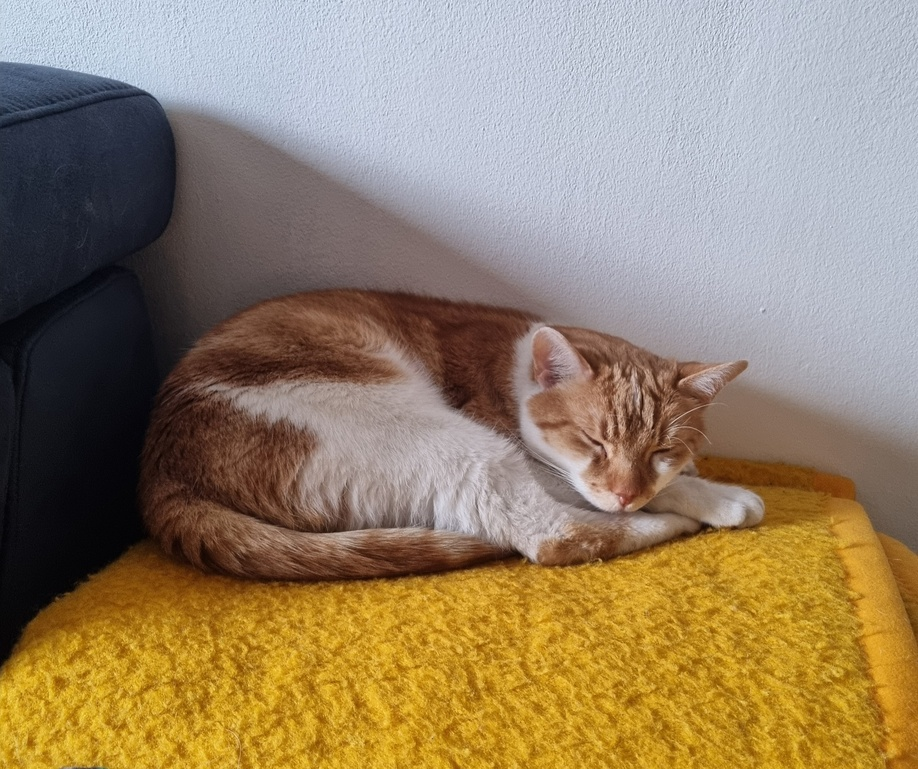
#> input picture backend/Python/gadse.jpg, 918 x 769 px, shrunk from 3024 x 2534 before the run
$ python PaintByNumbers.py
#> lines starting #> are read from the running program, lines starting #| are printed output that depends on the picture; after the words box and inside, x2 and y2 are one past the last pixel; in counts of white or black regions, pixels touching at a corner belong together
import os
import sys
import cv2
import numpy as np
from dataclasses import dataclass
from typing import List, Tuple, Dict
from sklearn.cluster import MiniBatchKMeans


# ---------------------------------------------------------------------------
# Public preprocessing
# ---------------------------------------------------------------------------

def denoisePicture(image: np.ndarray) -> np.ndarray:
    """
    Denoises and smooths an image as a preprocessing step for paint-by-numbers
    generation.  Uses fastNlMeansDenoisingColored to remove colour noise, then
    a bilateral filter to smooth texture while preserving hard edges.

    Args:
        image: BGR image as a NumPy array (as returned by cv2.imread).

    Returns:
        Denoised BGR image as a NumPy array.
    """
    denoised = cv2.fastNlMeansDenoisingColored(
        image, None,
        h=10, hColor=10,
        templateWindowSize=7,
        searchWindowSize=21,
    )
    return cv2.bilateralFilter(denoised, d=9, sigmaColor=75, sigmaSpace=75)


# [16 lines left out: function reducePictureColour, not called in this run]


# ---------------------------------------------------------------------------
# Segmentation result container
# ---------------------------------------------------------------------------

@dataclass
class SegmentationResult:
    """
    Output of pictureSegmentation, carrying everything downstream steps need.

    Attributes:
        segmented_image: BGR image with each pixel filled with its palette colour.
        label_map:       H×W int32 array; each pixel holds its colour index (0-based).
        palette:         List of (B, G, R) uint8 tuples, one per colour index.
        label_locs:      List of {'color_idx', 'x', 'y'} dicts — where to place
                         each region's number.  Regions of the same colour share a
                         colour index; each connected region gets its own entry.
        n_colors:        Number of distinct palette colours used.
    """
    segmented_image: np.ndarray
    label_map:       np.ndarray
    palette:         List[tuple]
    label_locs:      List[Dict]
    n_colors:        int


# ---------------------------------------------------------------------------
# Private helpers  (direct translations of PBNify's processImage.js)
# ---------------------------------------------------------------------------

def _quantize(image: np.ndarray, n_colors: int) -> Tuple[np.ndarray, List[tuple]]:
    """
    K-Means colour quantization.

    Returns:
        label_map: H×W int32 array of colour indices.
        palette:   List of (B, G, R) tuples, one per cluster centroid.
    """
    rgb    = cv2.cvtColor(image, cv2.COLOR_BGR2RGB)
    pixels = rgb.reshape(-1, 3).astype(np.float32)

    kmeans = MiniBatchKMeans(n_clusters=n_colors, random_state=42, n_init=3)
    labels = kmeans.fit_predict(pixels)

    label_map    = labels.reshape(image.shape[:2]).astype(np.int32)
    palette_rgb  = kmeans.cluster_centers_.astype(np.uint8)
    # Store palette in BGR to match OpenCV convention
    palette = [tuple(int(c) for c in row[::-1]) for row in palette_rgb]
    return label_map, palette


def _boost_palette_saturation(palette: List[tuple], factor: float = 1.4) -> List[tuple]:
    """
    Boosts the saturation of every palette colour in HSV space.

    K-Means cluster centres are averages and tend to be duller than the vivid
    spots a human would hand-pick (as PBNify does).  A modest saturation
    multiplier restores the visual contrast of the original.

    Args:
        palette: List of (B, G, R) uint8 tuples.
        factor:  Saturation multiplier (1.0 = no change, 1.4 = 40% boost).

    Returns:
        New palette with boosted saturation, same structure as input.
    """
    result = []
    for bgr in palette:
        arr = np.array([[list(bgr)]], dtype=np.uint8)
        hsv = cv2.cvtColor(arr, cv2.COLOR_BGR2HSV).astype(np.float32)
        hsv[0, 0, 1] = min(255.0, hsv[0, 0, 1] * factor)
        boosted = cv2.cvtColor(hsv.astype(np.uint8), cv2.COLOR_HSV2BGR)
        result.append(tuple(int(c) for c in boosted[0, 0]))
    return result


def _smooth_label_map(label_map: np.ndarray, n_colors: int, radius: int) -> np.ndarray:
    """
    Mode filter: replaces each pixel's colour index with the most common index
    in a (2*radius+1) × (2*radius+1) neighbourhood.

    Equivalent to PBNify's smooth() / getVicinVal() with range=radius.
    Uses per-colour box filters for efficiency instead of per-pixel histograms.
    """
    size   = 2 * radius + 1
    h, w   = label_map.shape
    counts = np.zeros((n_colors, h, w), dtype=np.float32)

    for c in range(n_colors):
        binary    = (label_map == c).astype(np.float32)
        counts[c] = cv2.boxFilter(binary, -1, (size, size), normalize=False)

    return np.argmax(counts, axis=0).astype(np.int32)


def _remove_small_regions(
    label_map: np.ndarray, n_colors: int, min_size: int
) -> np.ndarray:
    """
    Finds connected regions of the same colour via flood-fill and merges any
    region with fewer than min_size pixels into the colour of the pixel
    directly above its topmost pixel (or below, if the region touches the top
    edge).

    Equivalent to PBNify's removeRegion() called inside getLabelLocs().
    Repeats up to 5 passes so that cascading merges are resolved.
    """
    label_map = label_map.copy()
    h         = label_map.shape[0]

    for _ in range(5):
        changed = False
        for color_idx in range(n_colors):
            binary = (label_map == color_idx).astype(np.uint8)
            if binary.sum() == 0:
                continue

            n_comp, comp_map, stats, _ = cv2.connectedComponentsWithStats(
                binary, connectivity=4
            )
            for comp_idx in range(1, n_comp):
                if stats[comp_idx, cv2.CC_STAT_AREA] >= min_size:
                    continue

                mask  = comp_map == comp_idx
                ys, xs = np.where(mask)
                top_y  = int(ys.min())
                top_x  = int(xs[ys == top_y][0])

                if top_y > 0:
                    new_color = int(label_map[top_y - 1, top_x])
                else:
                    bottom_y  = int(ys.max())
                    new_color = int(label_map[min(bottom_y + 1, h - 1), top_x])

                label_map[mask] = new_color
                changed = True

        if not changed:
            break

    return label_map


def _compute_run_lengths(
    label_map: np.ndarray,
) -> Tuple[np.ndarray, np.ndarray, np.ndarray, np.ndarray]:
    """
    For every pixel, counts how many consecutive same-colour pixels exist in
    each of the four cardinal directions (not counting the pixel itself).

    Equivalent to PBNify's sameCount() applied in bulk.
    Returns (run_right, run_left, run_down, run_up) — all H×W int32 arrays.
    """
    h, w      = label_map.shape
    run_right = np.zeros((h, w), dtype=np.int32)
    run_left  = np.zeros((h, w), dtype=np.int32)
    run_down  = np.zeros((h, w), dtype=np.int32)
    run_up    = np.zeros((h, w), dtype=np.int32)

    for x in range(w - 2, -1, -1):                                # right → left
        same         = label_map[:, x] == label_map[:, x + 1]
        run_right[:, x] = np.where(same, run_right[:, x + 1] + 1, 0)

    for x in range(1, w):                                          # left → right
        same        = label_map[:, x] == label_map[:, x - 1]
        run_left[:, x] = np.where(same, run_left[:, x - 1] + 1, 0)

    for y in range(h - 2, -1, -1):                                # bottom → top
        same        = label_map[y, :] == label_map[y + 1, :]
        run_down[y, :] = np.where(same, run_down[y + 1, :] + 1, 0)

    for y in range(1, h):                                          # top → bottom
        same      = label_map[y, :] == label_map[y - 1, :]
        run_up[y, :] = np.where(same, run_up[y - 1, :] + 1, 0)

    return run_right, run_left, run_down, run_up


def _get_label_locs(
    label_map: np.ndarray, n_colors: int, min_size: int
) -> List[Dict]:
    """
    For every connected region with area >= min_size, finds the pixel whose
    "goodness" score (product of run lengths in all four directions) is highest.
    That pixel is the most interior point of the region — the best place for a
    number label.

    Equivalent to PBNify's getLabelLoc() / getLabelLocs().
    Returns a list of {'color_idx': int, 'x': int, 'y': int}.
    Multiple entries may share the same color_idx (one per connected region).
    """
    run_right, run_left, run_down, run_up = _compute_run_lengths(label_map)
    # int64 to avoid overflow when multiplying four potentially large counts
    goodness = (
        run_right.astype(np.int64)
        * run_left
        * run_down
        * run_up
    )

    label_locs: List[Dict] = []
    for color_idx in range(n_colors):
        binary = (label_map == color_idx).astype(np.uint8)
        if binary.sum() == 0:
            continue

        n_comp, comp_map, stats, _ = cv2.connectedComponentsWithStats(
            binary, connectivity=4
        )
        for comp_idx in range(1, n_comp):
            if stats[comp_idx, cv2.CC_STAT_AREA] < min_size:
                continue

            region_mask     = comp_map == comp_idx
            region_goodness = np.where(region_mask, goodness, 0)
            if int(region_goodness.max()) > 0:
                best_flat      = int(np.argmax(region_goodness))
                best_y, best_x = np.unravel_index(best_flat, label_map.shape)
            else:
                # Thin sliver — goodness is 0 everywhere; fall back to centroid
                ys_r, xs_r = np.where(region_mask)
                best_y     = int(np.mean(ys_r))
                best_x     = int(np.mean(xs_r))

            label_locs.append({
                'color_idx': color_idx,
                'x': int(best_x),
                'y': int(best_y),
            })

    return label_locs


# ---------------------------------------------------------------------------
# Public pipeline functions
# ---------------------------------------------------------------------------

def pictureSegmentation(image: np.ndarray, difficulty: int) -> SegmentationResult:
    """
    Converts a denoised image into a paint-by-numbers layout without any neural
    network — purely through colour quantization, smoothing, and region analysis.

    This mirrors the PBNify pipeline:
      1. K-Means quantization to a difficulty-scaled palette
      2. Mode-filter smoothing to eliminate texture noise
      3. Small-region merging (flood-fill, absorb fragments below min_size)
      4. Goodness-metric label placement per connected region

    Args:
        image:      BGR image — expected output of denoisePicture.
        difficulty: Integer in [1, 10].
                    1 = very few bold regions (easy to paint)
                    10 = many fine regions (detailed, harder to paint)

    Returns:
        SegmentationResult ready for buildContours and labelSegments.
    """
    t = (difficulty - 1) / 9.0

    # Difficulty → palette size: 1 → 4 colours, 10 → 24 colours
    n_colors = int(round(4 + t * 20))

    # Difficulty → smoothing radius: 1 → 8 px, 10 → 2 px; two passes for easier levels
    smooth_radius = int(round(8 - t * 6))
    smooth_passes = 2 if t < 0.5 else 1

    # Difficulty → minimum region size (% of total pixels): 1 → 0.5%, 10 → 0.05%
    h, w     = image.shape[:2]
    min_frac = 0.005 - t * 0.0045
    min_size = max(int(h * w * min_frac), 100)

    # Pre-blur suppresses texture (fur, trees) before quantization so that nearby
    # similarly-coloured pixels cluster together instead of forming spikey fragments.
    # More blur at easier difficulties; minimal at the hardest.
    blur_sigma = max(1.0, 5.0 - t * 4.0)        # 5 → 1
    blurred    = cv2.GaussianBlur(image, (0, 0), blur_sigma)

    label_map, palette = _quantize(blurred, n_colors)
    palette = _boost_palette_saturation(palette)
    for _ in range(smooth_passes):
        label_map = _smooth_label_map(label_map, n_colors, smooth_radius)
    label_map = _remove_small_regions(label_map, n_colors, min_size)
    label_locs = _get_label_locs(label_map, n_colors, min_size)

    segmented_image = np.zeros_like(image)
    for idx, color in enumerate(palette):
        segmented_image[label_map == idx] = color

    return SegmentationResult(
        segmented_image=segmented_image,
        label_map=label_map,
        palette=palette,
        label_locs=label_locs,
        n_colors=n_colors,
    )


def buildContours(segmentation: SegmentationResult) -> np.ndarray:
    """
    Produces a white canvas with black outlines wherever adjacent pixels belong
    to different colour regions.

    Checks only the right and bottom neighbours of each pixel, identical to
    PBNify's outline() / neighborsSame() approach.

    Args:
        segmentation: Output of pictureSegmentation.

    Returns:
        White BGR image with black 1-pixel boundary lines.
    """
    lm  = segmentation.label_map
    h, w = lm.shape

    edges = np.zeros((h, w), dtype=bool)
    edges[:, :-1] |= lm[:, :-1] != lm[:, 1:]   # right neighbour differs
    edges[:-1, :] |= lm[:-1, :] != lm[1:, :]   # bottom neighbour differs

    canvas         = np.full((h, w, 3), 255, dtype=np.uint8)
    canvas[edges]  = (0, 0, 0)
    return canvas


def labelSegments(contour_image: np.ndarray, segmentation: SegmentationResult) -> np.ndarray:
    """
    Draws a number at the most interior point of every colour region.

    The number is the 1-based colour index, matching PBNify's convention:
    all regions painted with colour 3 are labelled "3".

    Args:
        contour_image: White-with-outlines image from buildContours.
        segmentation:  Output of pictureSegmentation.

    Returns:
        The contour image with numbers placed at each region's best interior point.
    """
    canvas    = contour_image.copy()
    font      = cv2.FONT_HERSHEY_SIMPLEX
    font_scale = 0.3
    thickness  = 1
    color      = (80, 80, 80)   # dark grey, matches PBNify's adjustable darkness

    for loc in segmentation.label_locs:
        label        = str(loc['color_idx'] + 1)
        x, y         = loc['x'], loc['y']
        (tw, th), _  = cv2.getTextSize(label, font, font_scale, thickness)
        origin       = (x - tw // 2, y + th // 2)
        cv2.putText(canvas, label, origin, font, font_scale, color, thickness, cv2.LINE_AA)

    return canvas


# ---------------------------------------------------------------------------
# Test pipeline
# ---------------------------------------------------------------------------

def testPipeline(image_path: str, difficulty: int = 5) -> None:
    """
    Runs the full pipeline and saves three output JPGs to the /Python folder:
      - test_original.jpg
      - test_segmented.jpg          (flat-colour regions)
      - test_segmented_contours.jpg (white canvas with outlines)
      - test_paint_by_numbers.jpg   (outlines + numbers)

    Args:
        image_path: Path to the input image.
        difficulty: PBN difficulty in [1, 10].
    """
    script_dir = os.path.dirname(os.path.abspath(__file__))

    original = cv2.imread(image_path)
    if original is None:
        raise FileNotFoundError(f"Could not load image: {image_path}")

    print("Step 1/3 — denoising...")
    denoised = denoisePicture(original)

    print(f"Step 2/3 — quantize + smooth + segment (difficulty={difficulty})...")
    result = pictureSegmentation(denoised, difficulty)

    print("Step 3/3 — contours + labels...")
    with_contours = buildContours(result)
    finished      = labelSegments(with_contours, result)

    paths = {
        "test_original.jpg":             original,
        "test_segmented.jpg":            result.segmented_image,
        "test_segmented_contours.jpg":   with_contours,
        "test_paint_by_numbers.jpg":     finished,
    }
    for filename, img in paths.items():
        out_path = os.path.join(script_dir, filename)
        cv2.imwrite(out_path, img)
        print(f"Saved: {out_path}")

    print(f"\nImage size:     {original.shape[:2]}")
    print(f"Palette size:   {result.n_colors} colours")
    print(f"Labelled regions: {len(result.label_locs)}")


def main() -> None:
    image_path = sys.argv[1] if len(sys.argv) > 1 else "gadse.jpg"
    difficulty = int(sys.argv[2]) if len(sys.argv) > 2 else 5
    testPipeline(image_path, difficulty)
#> in testPipeline, original is the input picture: shape (769, 918, 3); mean B, G, R 103.1, 129.9, 148.7
#> in pictureSegmentation, `label_map, palette = _quantize(blurred, n_colors)`: palette = [(52, 39, 35), (213, 198, 190), (33, 154, 205), (39, 67, 108), (143, 146, 162), (181, 173, 175), (78, 97, 130), (18, 14, 15), (22, 109, 161), (27, 41, 73), (28, 138, 189), (84, 83, 93), (106, 112, 131)]
#> the loop in _boost_palette_saturation, `for bgr in palette:` made 13 passes
#> (arr, boosted) on passes 1 to 4: ([[52, 39, 35]], [[52, 34, 28]]), ([[213, 198, 190]], [[213, 191, 180]]), ([[33, 154, 205]], [[0, 144, 205]]), ([[39, 67, 108]], [[11, 50, 108]])
#> after the loop in _boost_palette_saturation, `for bgr in palette:`: result = [(52, 34, 28), (213, 191, 180), (0, 144, 205), (11, 50, 108), (135, 140, 162), (181, 170, 173), (58, 84, 130), (18, 12, 14), (0, 102, 161), (9, 28, 73), (0, 126, 189), (81, 80, 93), (96, 104, 131)]
#> in pictureSegmentation, `palette = _boost_palette_saturation(palette)`: palette has the same summary as result in _boost_palette_saturation
#> after the loop in _remove_small_regions, `for _ in range(5):`:
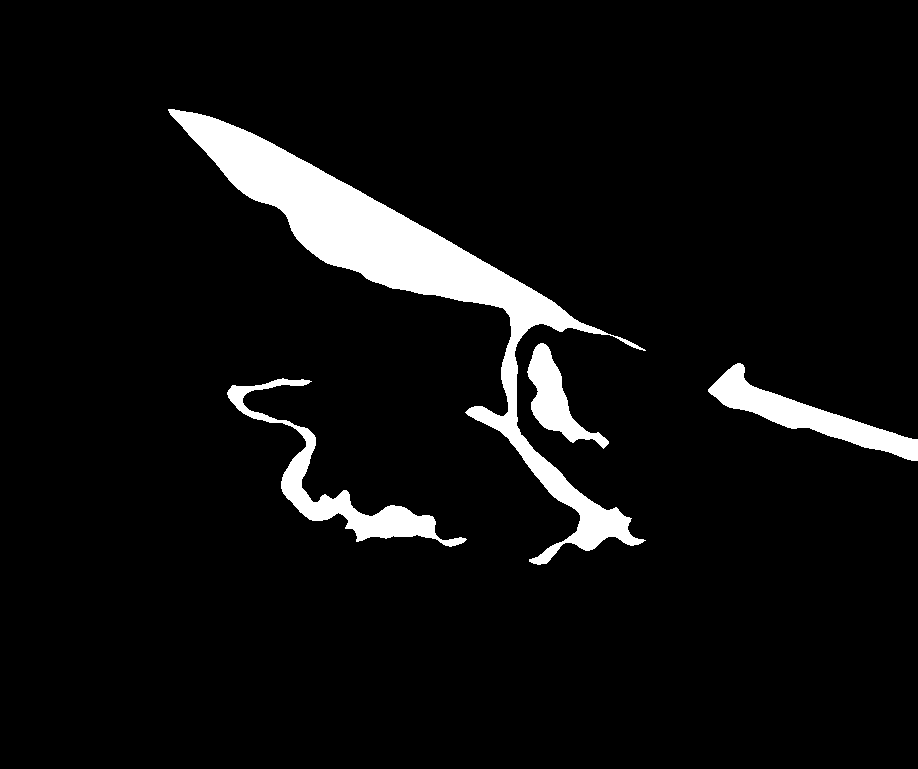
#> binary: shape (769, 918); values 0 (black) and 1 (white), 6.2% white; 4 white regions, box (x1, y1, x2, y2) and area: (168, 109, 646, 565) 29542, (227, 378, 467, 547) 5821, (708, 363, 918, 461) 5397, (527, 343, 609, 449) 2995
#> after the loop in _remove_small_regions, `for _ in range(5):`:
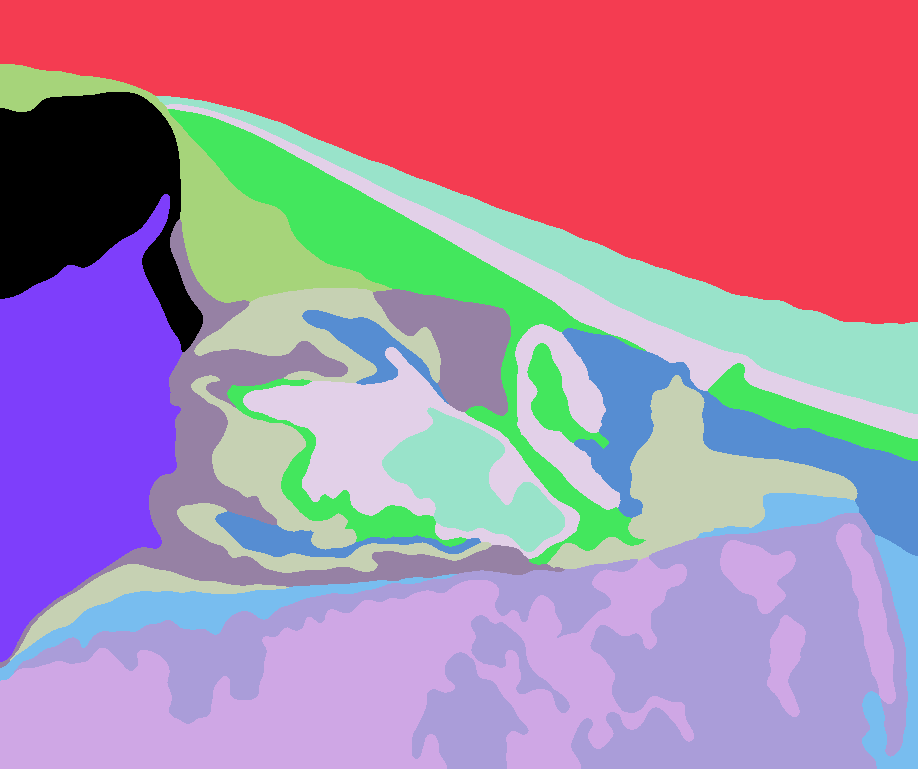
#> label_map: shape (769, 918) int32; 13 distinct labels, from 0 to 12; one colour per label, 0 black
#> after the loop in _compute_run_lengths, `for y in range(1, h):`:
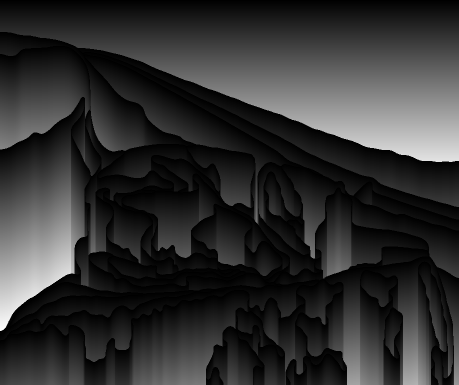
#> run_up: shape (769, 918) int32 (shown at 1/2 size); min 0, max 362, mean 68; drawn with min black and max white
#> the loop in _get_label_locs, `for color_idx in range(n_colors):` made 13 passes
#> n_comp on passes 3 to 6: 5, 6, 4, 3
#> after the loop in _get_label_locs, `for color_idx in range(n_colors):`: label_locs = 34 items
#> the loop in pictureSegmentation, `for idx, color in enumerate(palette):` made 13 passes
#> after the loop in labelSegments, `for loc in segmentation.label_locs:`:
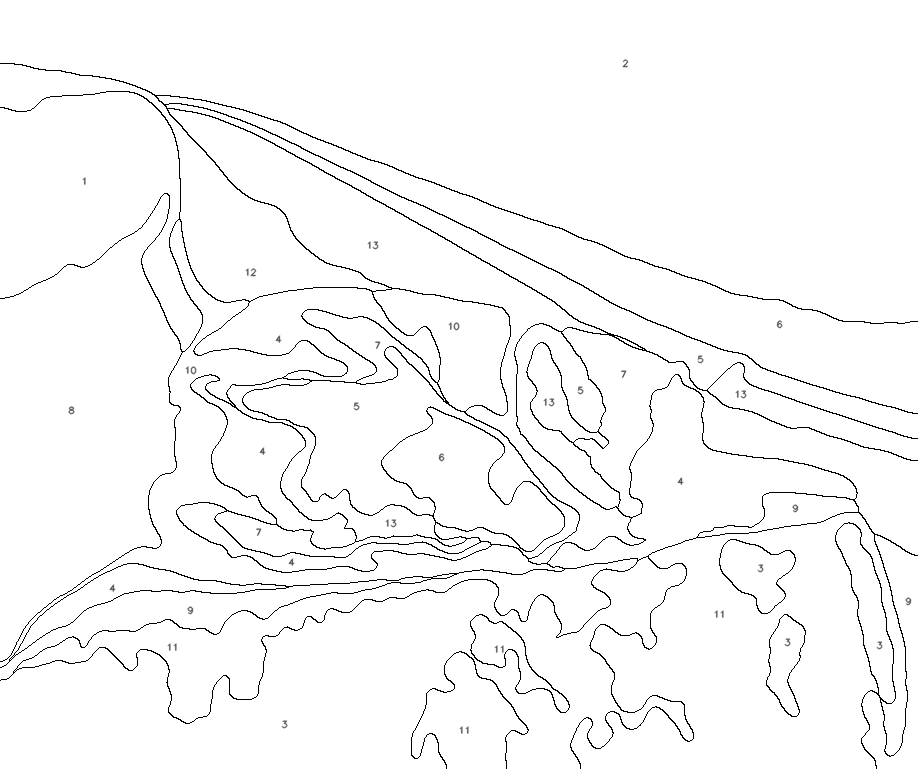
#> canvas: shape (769, 918, 3); min 0, max 255, mean 248.2
#> the loop in testPipeline, `for filename, img in paths.items():` made 4 passes
#> filename on passes 1 to 4: 'test_original.jpg', 'test_segmented.jpg', 'test_segmented_contours.jpg', 'test_paint_by_numbers.jpg'
#> (printed output is left out)
#| Image size:     (769, 918)
#| Palette size:   13 colours
#| Labelled regions: 34


if __name__ == "__main__":
    main()
